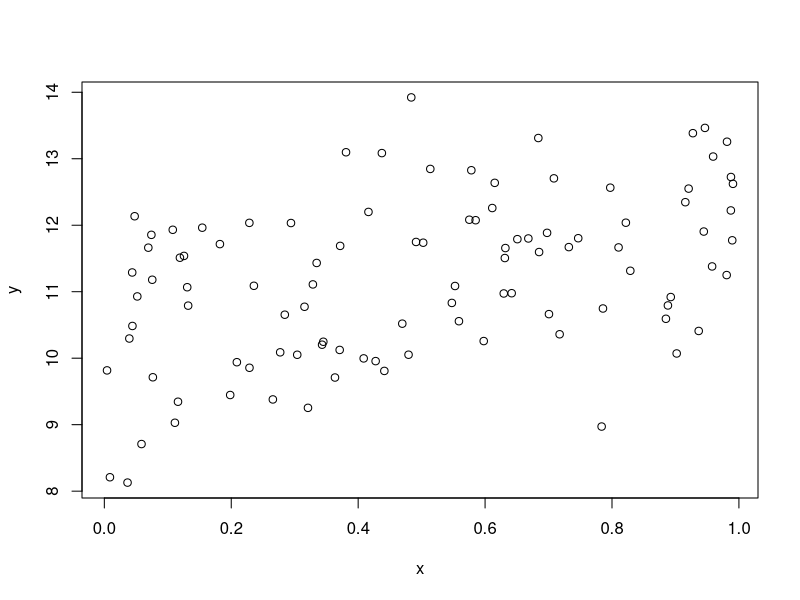
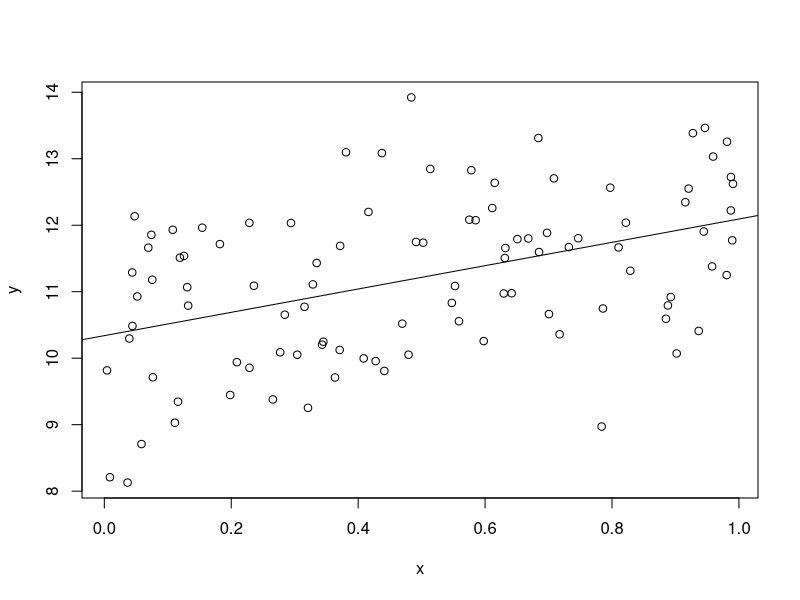
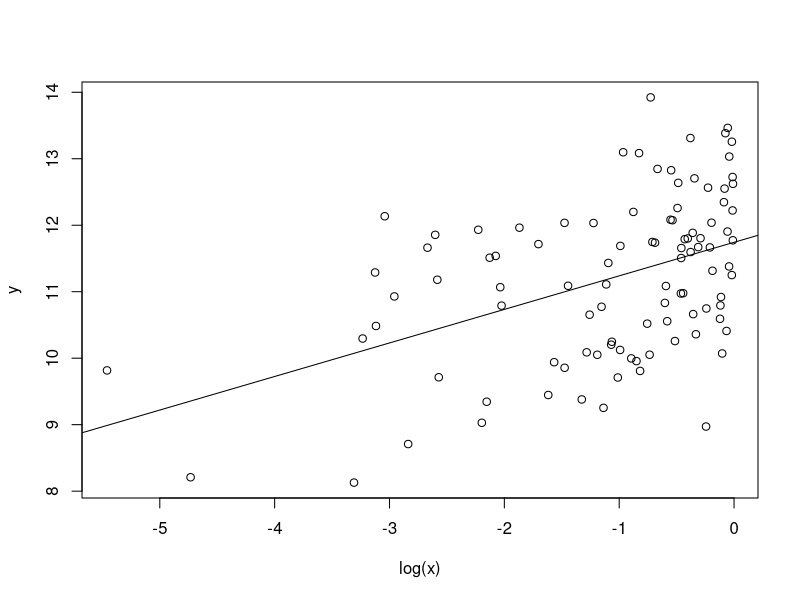
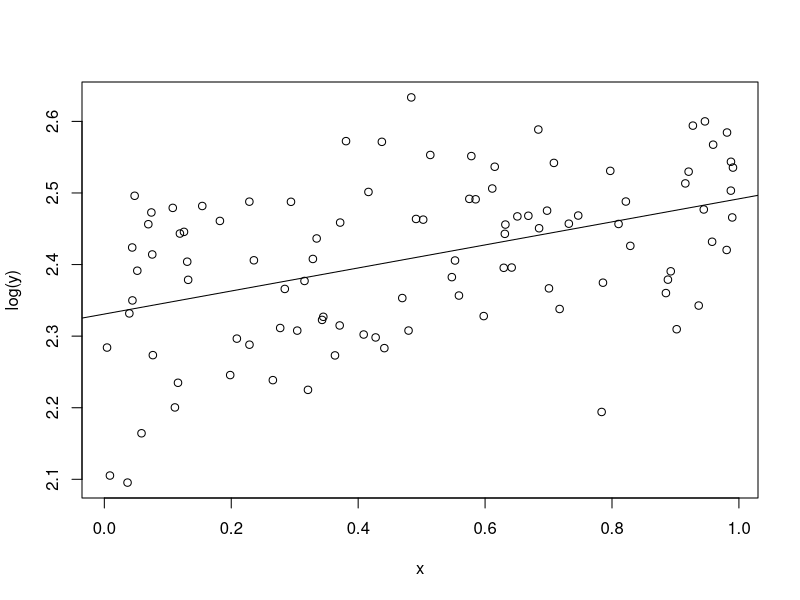
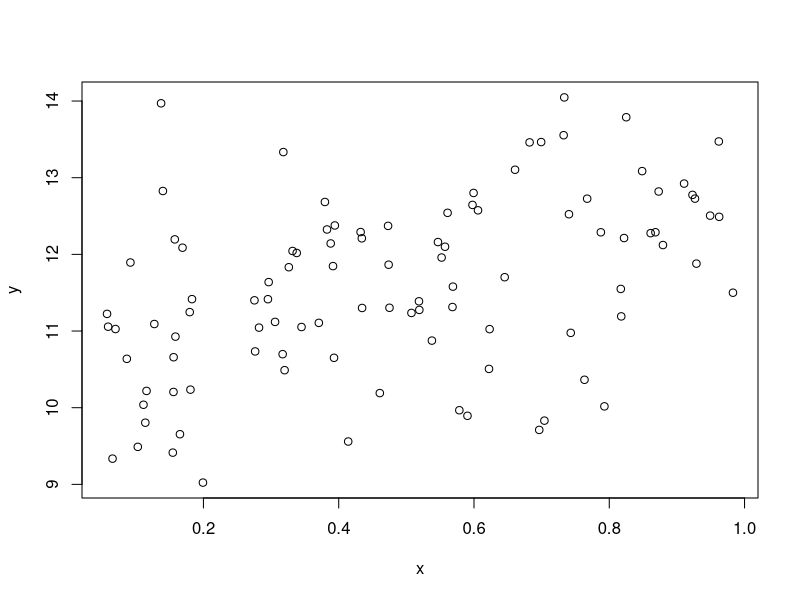

The R script that drew these images, in order:
## ---- chunk 1
knitr::opts_chunk$set(echo = TRUE, collapse=TRUE)
## ---- chunk 2
library(AER)
## ---- chunk 3
N <- 100
x <- runif(N)
y <- 10 + 2*x + rnorm(N)
df <- data.frame(x,y)
## ---- chunk 4
plot(y~x)
## ---- chunk 5
fm <- lm(y ~ x, data=df)
## ---- chunk 6
typeof(fm)
names(fm)
## ---- chunk 7
coef(fm)
# coefficients(fm)
## ---- chunk 8
with(df, cov(x,y)/var(x))
## ---- chunk 9
plot(y~x,data=df)
abline(fm)
## ---- chunk 10
head(resid(fm))
# residuals(fm)
# with(fm, residuals)
## ---- chunk 11
head(fitted(fm))
# fitted.values(fm)
# with(fm, fitted.values)
## ---- chunk 12
deviance(fm)
sum(resid(fm)^2)
## ---- chunk 13
summary(fm)
## ---- chunk 14
typeof(summary(fm))
names(summary(fm))
## ---- chunk 15
coef(summary(fm))
# coefficients(summary(fm))
## ---- chunk 16
with(summary(fm),sigma)
sqrt(deviance(fm)/df.residual(fm))
## ---- chunk 17
with(summary(fm),r.squared)
1-deviance(fm)/with(df, sum((y-mean(y))^2))
## ---- chunk 18
with(summary(fm),adj.r.squared)
1-(deviance(fm)/df.residual(fm))/with(df, sum((y-mean(y))^2/(nrow(df)-1)))
## ---- chunk 19
fm <- lm(y~log(x),data=df)
summary(fm)
## ---- chunk 20
plot(y~log(x),data=df)
abline(fm)
## ---- chunk 21
fm <- lm(log(y)~x,data=df)
summary(fm)
## ---- chunk 22
plot(log(y)~x,data=df)
abline(fm)
## ---- chunk 23
fm <- lm(y~x-1,data=df)
summary(fm)
## ---- chunk 24
fm <- lm(y~x+0,data=df)
summary(fm)
## ---- chunk 25
N <- 100
x<-runif(N)
w<-sample(c("H","T"),N,replace=TRUE)
y <- 10 + 2*x + ifelse(w=="H",1,0) + rnorm(N)
df <- data.frame(w,x,y)
## ---- chunk 26
plot(y~x)
## ---- chunk 27
fm <- lm(y~x+w,data=df)
summary(fm)
## ---- chunk 28
fm <- lm(y~x+I(x^2),data=df)
summary(fm)
## ---- chunk 29
fm<-lm(y~x+w+x:w,data=df)
summary(fm)
## ---- chunk 30
fm <- lm(y~x*w,data=df)
summary(fm)
## ---- chunk 31
fm0 <- lm(y~x,data=df)
fm1 <- lm(y~x*w,data=df)
dof <- fm1$df
q <- fm0$df-dof
SSR0 <- deviance(fm0)
SSR <- deviance(fm1)
(F <- ((SSR0-SSR)/q)/(SSR/dof))
## ---- chunk 32
1-pf(F,df1=q,df2=dof)
## ---- chunk 33
anova(fm0,fm1)
## ---- chunk 34
anova(fm1,fm0)
